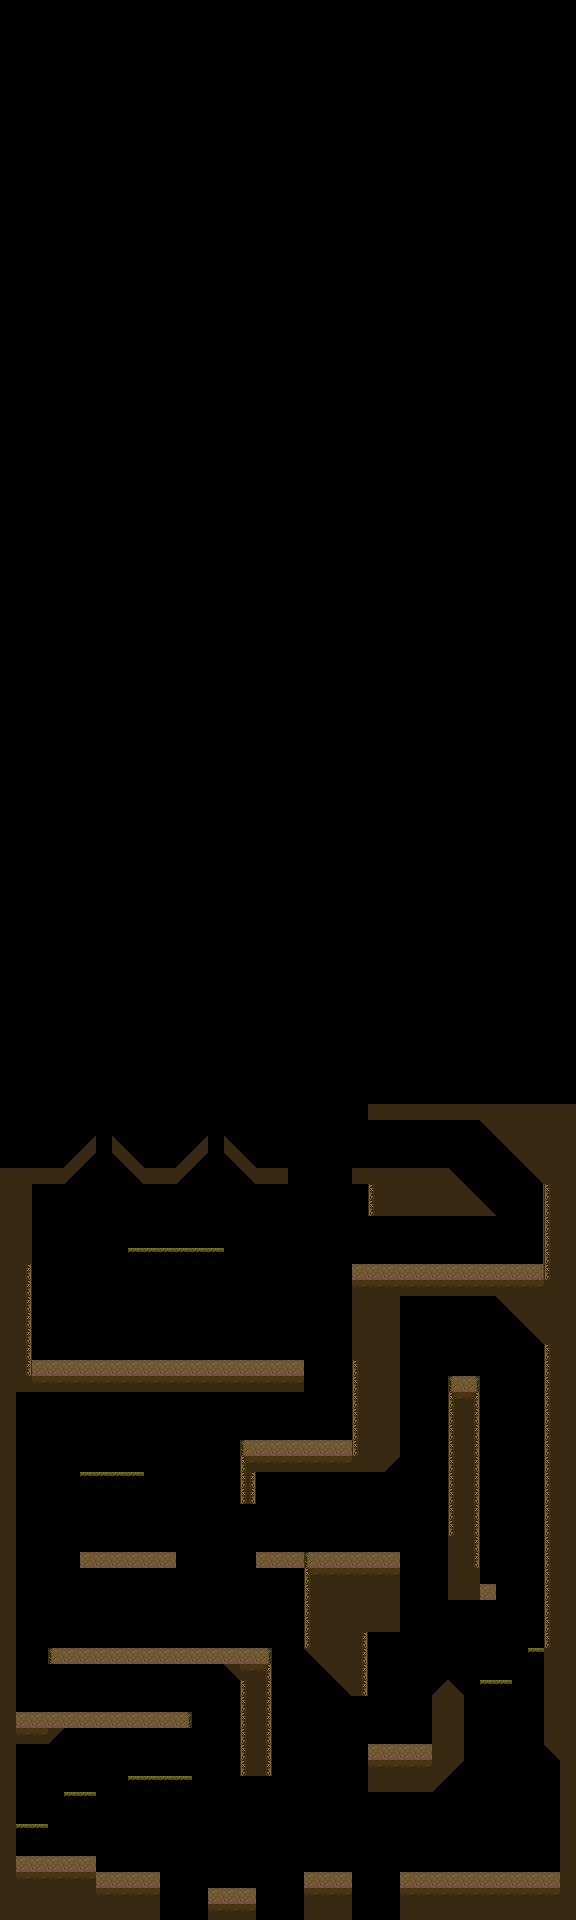

Below is a game level as drawn by its tile map, then a one-line description and the .tmx that defines it (tile-layer data replaced by summaries):
An orthogonal 36x120 tile map with 16x16 px tiles, 8 tile layers (Background, Floorground trim, Floor, Platforms, ...), 6 tilesets.

<map version="1.8" tiledversion="1.8.4" orientation="orthogonal" renderorder="right-down" width="36" height="120" tilewidth="16" tileheight="16" infinite="0" nextlayerid="18" nextobjectid="2">
 <tileset firstgid="1" source="../../Tilesheets/tilesheet-Forest01.tsx" />
 <tileset firstgid="177" source="../../Tilesheets/tilesheet-Hills01.tsx" />
 <tileset firstgid="241" source="../../Tilesheets/trees.tsx" />
 <tileset firstgid="245" source="../../Tilesheets/FORESTSHEET.tsx" />
 <tileset firstgid="309" source="../../Tilesheets/forest-floorset.tsx" />
 <tileset firstgid="325" source="../../Tilesheets/forest-tileset-test.tsx" />
 <layer id="7" name="Background" width="36" height="120">
  <properties>
   <property name="unity:SortingLayer" value="Background" />
   <property name="unity:SortingOrder" type="int" value="-13" />
  </properties>
  <data>[4320 cells, 0 non-empty, 0 distinct tile ids]</data>
 </layer>
 <layer id="9" name="Floorground trim" width="36" height="120">
  <properties>
   <property name="unity:SortingLayer" value="Environment" />
   <property name="unity:SortingOrder" type="int" value="-11" />
  </properties>
  <data>[4320 cells, 0 non-empty, 0 distinct tile ids]</data>
 </layer>
 <layer id="1" name="Floor" width="36" height="120">
  <properties>
   <property name="unity:Layer" value="Ground" />
   <property name="unity:SortingLayer" value="Environment" />
   <property name="unity:SortingOrder" type="int" value="-11" />
  </properties>
  <data>[4320 cells, 529 non-empty, 4 distinct tile ids]</data>
 </layer>
 <layer id="14" name="Platforms" width="36" height="120">
  <properties>
   <property name="unity:Layer" value="Ground" />
   <property name="unity:SortingLayer" value="Environment" />
   <property name="unity:SortingOrder" type="int" value="-10" />
   <property name="unity:Tag" value="Platform" />
  </properties>
  <data>[4320 cells, 21 non-empty, 1 distinct tile ids]</data>
 </layer>
 <layer id="15" name="Wall" width="36" height="120">
  <properties>
   <property name="unity:Layer" value="Wall" />
   <property name="unity:SortingLayer" value="Environment" />
   <property name="unity:SortingOrder" type="int" value="-9" />
  </properties>
  <data>[4320 cells, 126 non-empty, 5 distinct tile ids]</data>
 </layer>
 <layer id="17" name="Copy of Wall" width="36" height="120">
  <properties>
   <property name="unity:Layer" value="Wall" />
   <property name="unity:SortingLayer" value="Environment" />
   <property name="unity:SortingOrder" type="int" value="-9" />
  </properties>
  <data>[4320 cells, 2 non-empty, 1 distinct tile ids]</data>
 </layer>
 <layer id="3" name="Decor" width="36" height="120">
  <properties>
   <property name="unity:SortingLayer" value="Environment" />
   <property name="unity:SortingOrder" type="int" value="10" />
  </properties>
  <data>[4320 cells, 0 non-empty, 0 distinct tile ids]</data>
 </layer>
 <layer id="6" name="Extra" width="36" height="120">
  <properties>
   <property name="unity:SortingLayer" value="Environment" />
   <property name="unity:SortingOrder" type="int" value="-6" />
  </properties>
  <data>[4320 cells, 0 non-empty, 0 distinct tile ids]</data>
 </layer>
</map>